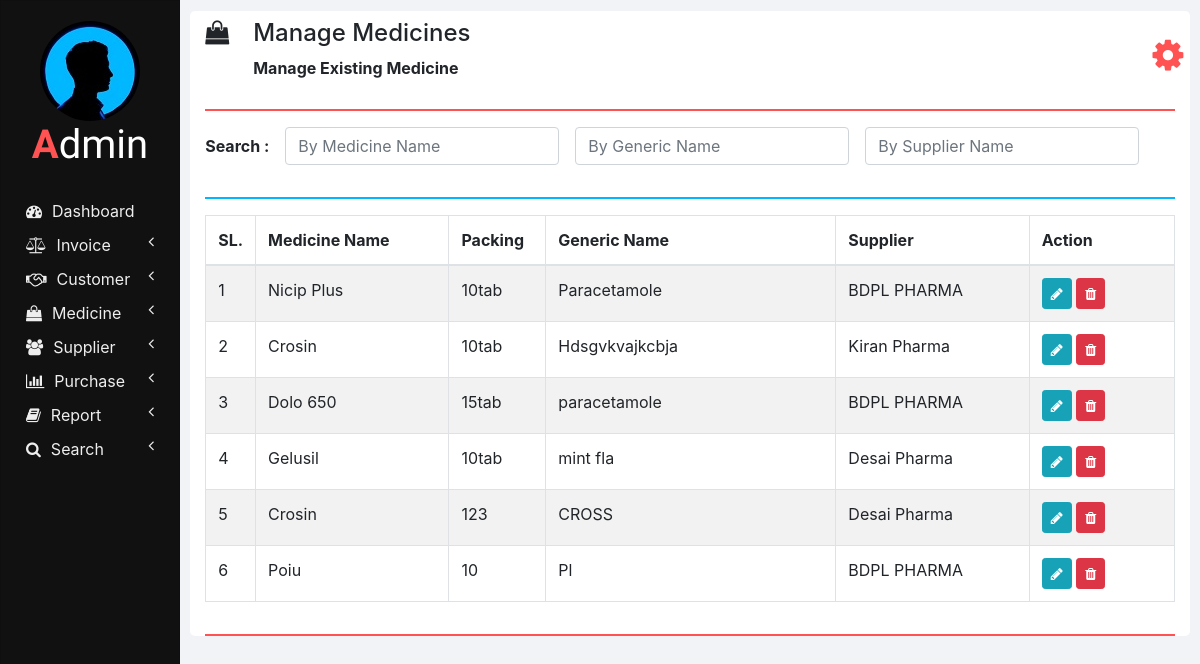
Screenshot of /manage_medicine.php with the database file from the repository.
### tables this page shows
CREATE TABLE `medicines` (
  `ID` int(11) NOT NULL,
  `NAME` varchar(100) NOT NULL,
  `PACKING` varchar(20) NOT NULL,
  `GENERIC_NAME` varchar(100) NOT NULL,
  `SUPPLIER_NAME` varchar(100) NOT NULL,
  `CATEGORY` varchar(100) DEFAULT NULL
);

### php/manage_medicine.php (the view, shortened to what this page needs)
<?php
function showMedicines($id) {
    require "db_connection.php";
    if ($con) {
        $seq_no = 0;
        $query = "SELECT * FROM medicines";
        $result = mysqli_query($con, $query);
        while ($row = mysqli_fetch_array($result)) {
            $seq_no++;
            if ($row['ID'] == $id)
                showEditOptionsRow($seq_no, $row);
            else
                showMedicineRow($seq_no, $row);
        }
    }
}
function showMedicineRow($seq_no, $row) {
    ?>
    <tr>
        <td><?php echo $seq_no; ?></td>
        <td><?php echo $row['NAME']; ?></td>
        <td><?php echo $row['PACKING']; ?></td>
        <td><?php echo $row['GENERIC_NAME']; ?></td>
        <td><?php echo $row['SUPPLIER_NAME']; ?></td>
        <td>
            <button class="btn btn-info btn-sm" onclick="editMedicine(<?php echo $row['ID']; ?>);">
                <i class="fa fa-pencil"></i>
            </button>
            <button class="btn btn-danger btn-sm" onclick="deleteMedicine(<?php echo $row['ID']; ?>);">
                <i class="fa fa-trash"></i>
            </button>
        </td>
    </tr>
    <?php
}
    ?>

### css/sidenav.css (style rules this page uses)
body { background-color: #f1f3f6; }
.sidenav { width: 15%; height: 100vh; background-color: #222222; position: fixed; z-index: 1; flex: 1 0 auto; }
.card { width: 100%; height: 100%; top: 0; border-radius: 0; background-color: #111111; }
.logo .logo-caption { font-family: 'Poiret One', cursive; color: #ffffff; text-align: center; margin-bottom: 25px; }
.logo .profile { margin-left: 50%; border-radius: 50%; transform: translate(-50%); }
.logo .tweak { color: #ff5252; font-weight: bold; }
.main-menu-item { padding: 5px 5px; cursor: pointer; }
.main-menu-item > a { color: #eeeeee; text-decoration: none; font-size: 16px; }
.main-menu-item > a > span { margin-left: 10px; }

### css/home.css (style rules this page uses)
html, body { height: 100vh; }

### rows the page displays
medicines: seq_no "1", NAME "Nicip Plus", PACKING "10tab", GENERIC_NAME "Paracetamole", SUPPLIER_NAME "BDPL PHARMA"
medicines: seq_no "2", NAME "Crosin", PACKING "10tab", GENERIC_NAME "Hdsgvkvajkcbja", SUPPLIER_NAME "Kiran Pharma"
medicines: seq_no "3", NAME "Dolo 650", PACKING "15tab", GENERIC_NAME "paracetamole", SUPPLIER_NAME "BDPL PHARMA"
medicines: seq_no "4", NAME "Gelusil", PACKING "10tab", GENERIC_NAME "mint fla", SUPPLIER_NAME "Desai Pharma"
medicines: seq_no "5", NAME "Crosin", PACKING "123", GENERIC_NAME "CROSS", SUPPLIER_NAME "Desai Pharma"
medicines: seq_no "6", NAME "Poiu", PACKING "10", GENERIC_NAME "Pl", SUPPLIER_NAME "BDPL PHARMA"

### other values shown
$heading "Manage Medicines"
$sub_heading "Manage Existing Medicine"
